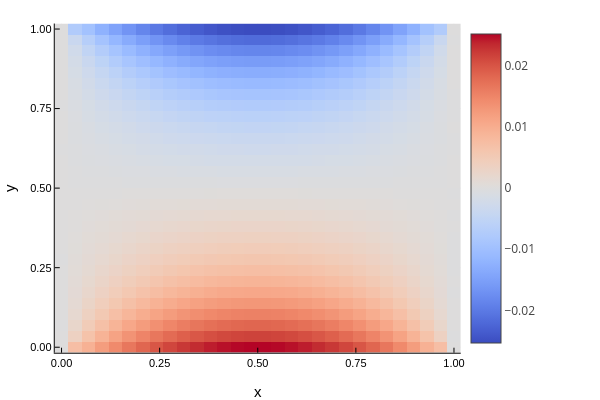

This figure's notebook cell:
### Code cell
Ntot = p.Nx*p.Ny
a1sol = reshape(sol[1:Ntot], p.Nx, p.Ny)
heatmap(x,y,a1sol',
xlabel="x",
ylabel="y",
color=:coolwarm
)

### Figure 1 — Plotly figure (JSON) as saved in the notebook; plotly's stock layout.template omitted (floating-point values rounded to 4 significant figures; data arrays with more than 128 entries replaced by an {"elided": "..."} marker saying what was removed)
{"data": [{"colorbar": {"len": 0.9143, "title": "", "x": 0.7679, "y": 0.533}, "colorscale": {"elided": "100x2 mixed values"}, "name": "y1", "showlegend": false, "showscale": true, "type": "heatmap", "x": [-0.01724, 0.01724, 0.05172, 0.08621, 0.1207, 0.1552, 0.1897, 0.2241, 0.2586, 0.2931, 0.3276, 0.3621, 0.3966, 0.431, 0.4655, 0.5, 0.5345, 0.569, 0.6034, 0.6379, 0.6724, 0.7069, 0.7414, 0.7759, 0.8103, 0.8448, 0.8793, 0.9138, 0.9483, 0.9828, 1.017], "xaxis": "x", "y": [-0.01724, 0.01724, 0.05172, 0.08621, 0.1207, 0.1552, 0.1897, 0.2241, 0.2586, 0.2931, 0.3276, 0.3621, 0.3966, 0.431, 0.4655, 0.5, 0.5345, 0.569, 0.6034, 0.6379, 0.6724, 0.7069, 0.7414, 0.7759, 0.8103, 0.8448, 0.8793, 0.9138, 0.9483, 0.9828, 1.017], "yaxis": "y", "z": {"elided": "30x30 float values"}, "zmax": 0.02528, "zmin": -0.02528}], "layout": {"annotations": [], "height": 400, "legend": {"bgcolor": "rgba(255, 255, 255, 1.000)", "bordercolor": "rgba(0, 0, 0, 1.000)", "borderwidth": 1, "font": {"color": "rgba(0, 0, 0, 1.000)", "family": "sans-serif", "size": 11}, "title": {"font": {"color": "rgba(0, 0, 0, 1.000)", "family": "sans-serif", "size": 15}, "text": ""}, "tracegroupgap": 0, "traceorder": "normal", "x": 1, "xanchor": "auto", "y": 1, "yanchor": "auto"}, "margin": {"b": 20, "l": 0, "r": 0, "t": 20}, "paper_bgcolor": "rgba(255, 255, 255, 1.000)", "plot_bgcolor": "rgba(255, 255, 255, 1.000)", "showlegend": true, "width": 600, "xaxis": {"anchor": "y", "domain": [0.09128, 0.7679], "gridcolor": "rgba(0, 0, 0, 0.100)", "gridwidth": 0.5, "linecolor": "rgba(0, 0, 0, 1.000)", "mirror": false, "range": [-0.01724, 1.017], "showgrid": true, "showline": true, "showticklabels": true, "tickangle": 0, "tickcolor": "rgb(0, 0, 0)", "tickfont": {"color": "rgba(0, 0, 0, 1.000)", "family": "sans-serif", "size": 11}, "tickmode": "array", "ticks": "inside", "ticktext": ["0.00", "0.25", "0.50", "0.75", "1.00"], "tickvals": [0, 0.25, 0.5, 0.75, 1], "title": "x", "titlefont": {"color": "rgba(0, 0, 0, 1.000)", "family": "sans-serif", "size": 15}, "type": "-", "visible": true, "zeroline": false, "zerolinecolor": "rgba(0, 0, 0, 1.000)"}, "yaxis": {"anchor": "x", "domain": [0.07581, 0.9902], "gridcolor": "rgba(0, 0, 0, 0.100)", "gridwidth": 0.5, "linecolor": "rgba(0, 0, 0, 1.000)", "mirror": false, "range": [-0.01724, 1.017], "showgrid": true, "showline": true, "showticklabels": true, "tickangle": 0, "tickcolor": "rgb(0, 0, 0)", "tickfont": {"color": "rgba(0, 0, 0, 1.000)", "family": "sans-serif", "size": 11}, "tickmode": "array", "ticks": "inside", "ticktext": ["0.00", "0.25", "0.50", "0.75", "1.00"], "tickvals": [0, 0.25, 0.5, 0.75, 1], "title": "y", "titlefont": {"color": "rgba(0, 0, 0, 1.000)", "family": "sans-serif", "size": 15}, "type": "-", "visible": true, "zeroline": false, "zerolinecolor": "rgba(0, 0, 0, 1.000)"}}}
